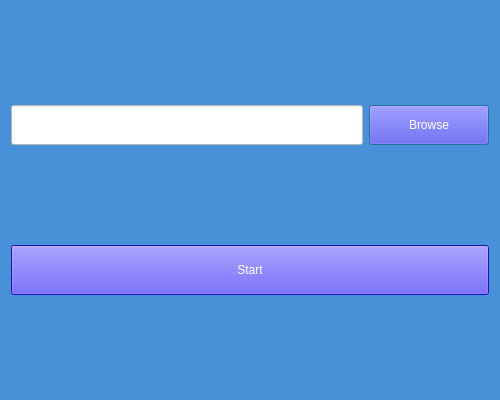
<?xml version="1.0" encoding="UTF-8"?>
<ui version="4.0">
 <class>Dialog</class>
 <widget class="QDialog" name="Dialog">
  <property name="geometry">
   <rect>
    <x>0</x>
    <y>0</y>
    <width>500</width>
    <height>400</height>
   </rect>
  </property>
  <property name="minimumSize">
   <size>
    <width>500</width>
    <height>400</height>
   </size>
  </property>
  <property name="windowTitle">
   <string>Corona fighter</string>
  </property>
  <property name="styleSheet">
   <string notr="true">background:rgb(72, 144, 216)</string>
  </property>
  <layout class="QVBoxLayout" name="verticalLayout">
   <item>
    <layout class="QHBoxLayout" name="horizontalLayout">
     <item>
      <widget class="QLineEdit" name="lineEdit">
       <property name="minimumSize">
        <size>
         <width>250</width>
         <height>40</height>
        </size>
       </property>
       <property name="styleSheet">
        <string notr="true">background: rgb(255, 255, 255)</string>
       </property>
      </widget>
     </item>
     <item>
      <widget class="QPushButton" name="browse">
       <property name="minimumSize">
        <size>
         <width>120</width>
         <height>40</height>
        </size>
       </property>
       <property name="toolTip">
        <string>&lt;html&gt;&lt;head/&gt;&lt;body&gt;&lt;p&gt;&lt;span style=&quot; font-size:20pt; font-weight:600;&quot;&gt;Browse&lt;/span&gt;&lt;/p&gt;&lt;/body&gt;&lt;/html&gt;</string>
       </property>
       <property name="styleSheet">
        <string notr="true">font: 16pt &quot;Rockwell&quot;,rgb(44, 25, 255);
color: rgb(255, 255, 255);
background :rgb(44, 25, 255)


</string>
       </property>
       <property name="text">
        <string>Browse</string>
       </property>
      </widget>
     </item>
    </layout>
   </item>
   <item>
    <widget class="QPushButton" name="start">
     <property name="minimumSize">
      <size>
       <width>170</width>
       <height>50</height>
      </size>
     </property>
     <property name="styleSheet">
      <string notr="true">font: 18pt &quot;Rockwell&quot;;
color: rgb(255, 255, 255);
background :rgb(44, 25, 255);




</string>
     </property>
     <property name="text">
      <string>Start</string>
     </property>
    </widget>
   </item>
  </layout>
 </widget>
 <resources/>
 <connections/>
</ui>
